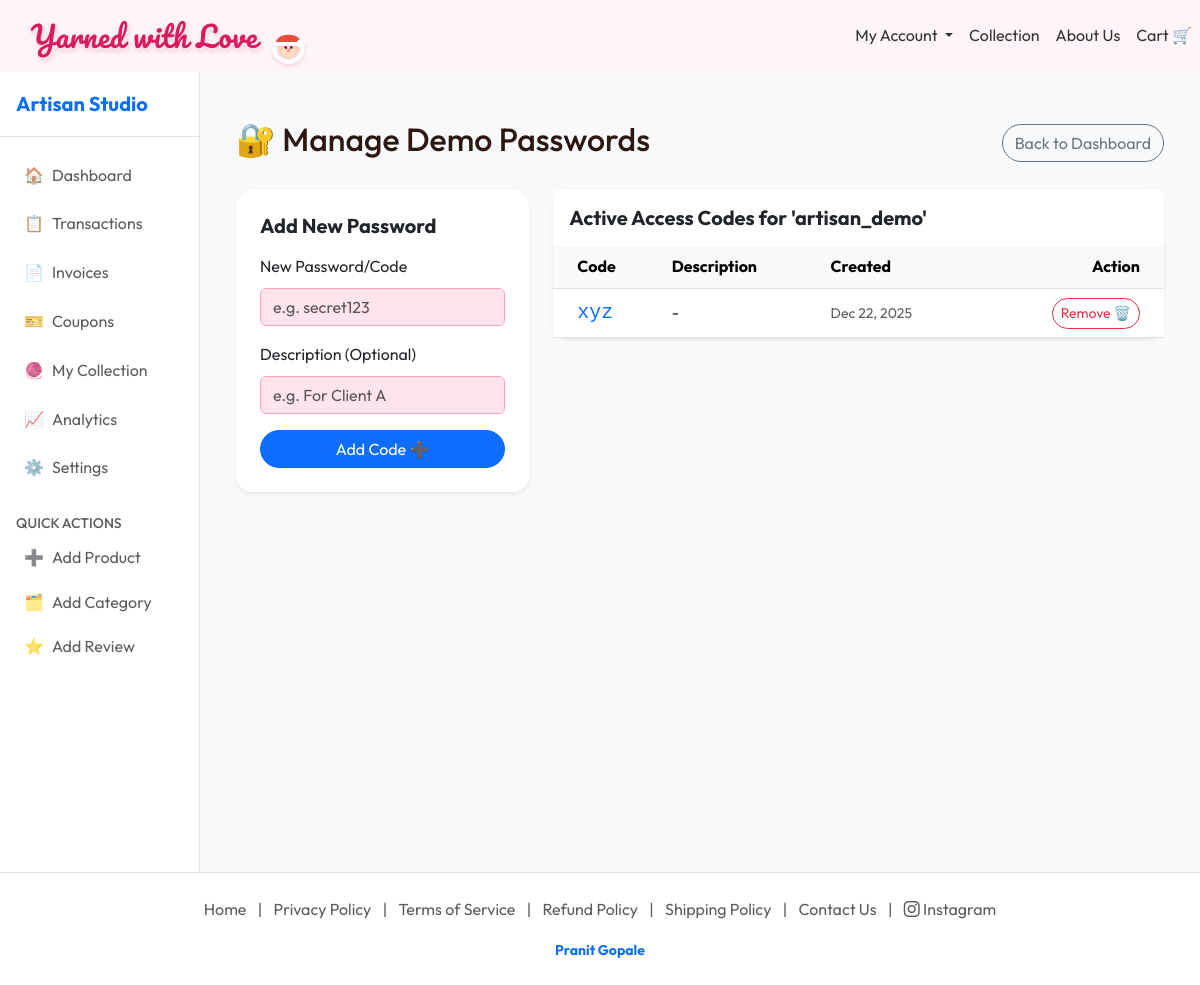
The app's page /accounts/manage-access-codes/ (signed in) with its own data.
### users/models.py (models this page shows, shortened)
class CustomUser(AbstractUser):
    is_artisan = models.BooleanField(default=False, help_text="Designates whether this user is an artisan/maker.")
    bio = models.TextField(blank=True, help_text="Short bio for the artisan.")
    profile_image = models.ImageField(upload_to='profiles/', blank=True, null=True)
    vacation_mode = models.BooleanField(default=False, help_text="Temporarily disable products from showing in the marketplace.")
    phone_number = models.CharField(max_length=15, blank=True, null=True, help_text="Contact number for orders.")
    payment_qr_code = models.ImageField(upload_to='payment_qrs/', blank=True, null=True, help_text="QR Code for receiving payments.")
    class Meta:
        indexes = [
            models.Index(fields=['is_artisan']),
        ]

class ArtisanAccessCode(models.Model):
    artisan = models.ForeignKey(CustomUser, on_delete=models.CASCADE, related_name='access_codes')
    code = models.CharField(max_length=50, help_text="Alternative password/access code")
    created_at = models.DateTimeField(auto_now_add=True)
    description = models.CharField(max_length=100, blank=True, help_text="Who is this code for?")

### users/views.py (the view, shortened to what this page needs)
# urls.py: path('manage-access-codes/', views.manage_access_codes, name='manage_access_codes'),
@login_required
def manage_access_codes(request):
    if request.user.username != 'pranit' and not request.user.is_superuser:
        messages.error(request, 'Access denied.')
        return redirect('artisan_dashboard')
    try:
        demo_artisan = CustomUser.objects.get(username='artisan_demo')
    except CustomUser.DoesNotExist:
        messages.error(request, 'Demo artisan user not found.')
        return redirect('artisan_dashboard')
    access_codes = ArtisanAccessCode.objects.filter(artisan=demo_artisan).order_by('-created_at')
    return render(request, 'users/manage_access_codes.html', {
        'access_codes': access_codes,
        'demo_artisan': demo_artisan
    })

### users/context_processors.py (called while the page is built)
def artisan_global_data(request):
    if request.user.is_authenticated and request.user.is_artisan:
        return {
            'my_products': Product.objects.filter(artisan=request.user)
        }
    return {}

### templates/users/manage_access_codes.html (shortened to what this page needs)
{% extends 'store/artisan_base.html' %}
{% block artisan_content %}
<div class="container py-4">
    <div class="d-flex justify-content-between align-items-center mb-4">
        <h2>🔐 Manage Demo Passwords</h2>
        <a href="{% url 'artisan_dashboard' %}" class="btn btn-outline-secondary rounded-pill">Back to Dashboard</a>
    </div>
    <div class="row">
        <div class="col-md-4">
            <div class="card shadow-sm border-0 rounded-4">
                <div class="card-body p-4">
                    <h5 class="fw-bold mb-3">Add New Password</h5>
                    <form method="post">
                        <div class="mb-3">
                            <label class="form-label">New Password/Code</label>
                            <input type="text" name="new_code" class="form-control" required
                                placeholder="e.g. secret123">
                        </div>
                        <div class="mb-3">
                            <label class="form-label">Description (Optional)</label>
                            <input type="text" name="description" class="form-control" placeholder="e.g. For Client A">
                        </div>
                        <div class="d-grid">
                            <button type="submit" class="btn btn-primary rounded-pill">Add Code ➕</button>
                        </div>
                    </form>
                </div>
            </div>
        </div>
        <div class="col-md-8">
            <div class="card shadow-sm border-0 rounded-4">
                <div class="card-header bg-white border-0 py-3">
                    <h5 class="fw-bold mb-0">Active Access Codes for '{{ demo_artisan.username }}'</h5>
                </div>
                <div class="table-responsive">
                    <table class="table table-hover align-middle mb-0">
                        <thead class="table-light">
                            <tr>
                                <th class="ps-4">Code</th>
                                <th>Description</th>
                                <th>Created</th>
                                <th class="text-end pe-4">Action</th>
                            </tr>
                        </thead>
                        <tbody>
                            {% for code in access_codes %}
                            <tr>
                                <td class="ps-4">
                                    <code class="fs-5 text-primary">{{ code.code }}</code>
                                </td>
                                <td>{{ code.description|default:"-" }}</td>
                                <td class="text-muted small">{{ code.created_at|date:"M d, Y" }}</td>
                                <td class="text-end pe-4">
                                    <form method="post" style="display:inline;">
                                        <button type="submit" class="btn btn-sm btn-outline-danger rounded-pill"
                                            onclick="return confirm('Remove access code?');">
                                            Remove 🗑️
                                        </button>
                                    </form>
                                </td>
                            </tr>
                            {% empty %}
                            <tr>
                                <td colspan="4" class="text-center py-5 text-muted">
                                    No alternative passwords set yet.
                                </td>
                            </tr>
                            {% endfor %}
                        </tbody>
                    </table>
                </div>
            </div>
        </div>
    </div>
</div>
{% endblock %}

### static/css/style.css (style rules this page uses)
:root { --primary-color: #d47fa6; --secondary-color: #ff9eb7; --accent-color: #eebbce; --bg-light: #fff5f9; --text-dark: #2c1810; --white: #ffffff; --shadow: 0 10px 30px rgba(212, 127, 166, 0.15); }
body { font-family: 'Outfit', sans-serif; color: var(--text-dark); background-color: var(--bg-light); margin: 0; line-height: 1.6; }
a { text-decoration: none; color: inherit; transition: 0.3s; }
.form-control { background-color: #ffe4ec !important; border: 1px solid var(--secondary-color); color: var(--text-dark); }

### records on screen
CustomUser: username "artisan_demo"
ArtisanAccessCode: code "xyz", description "-", created_at "Dec 22, 2025"
